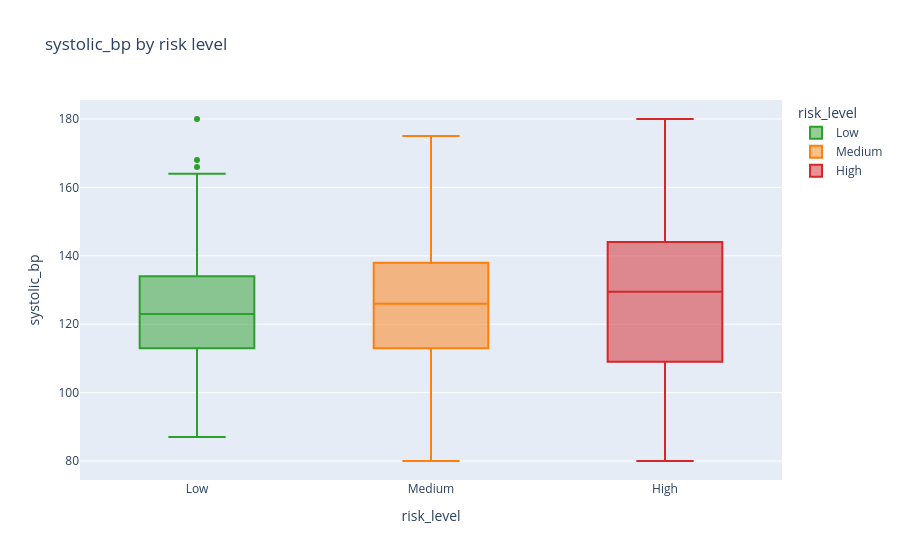
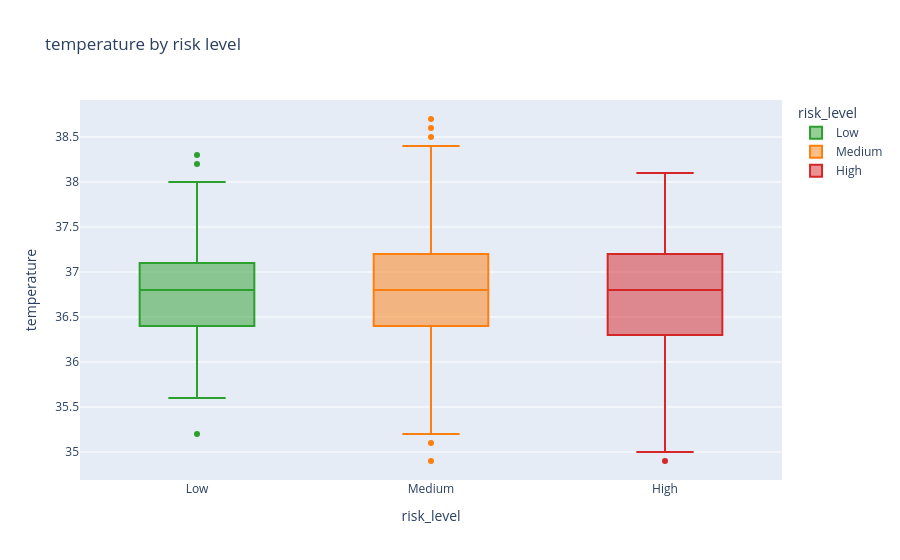
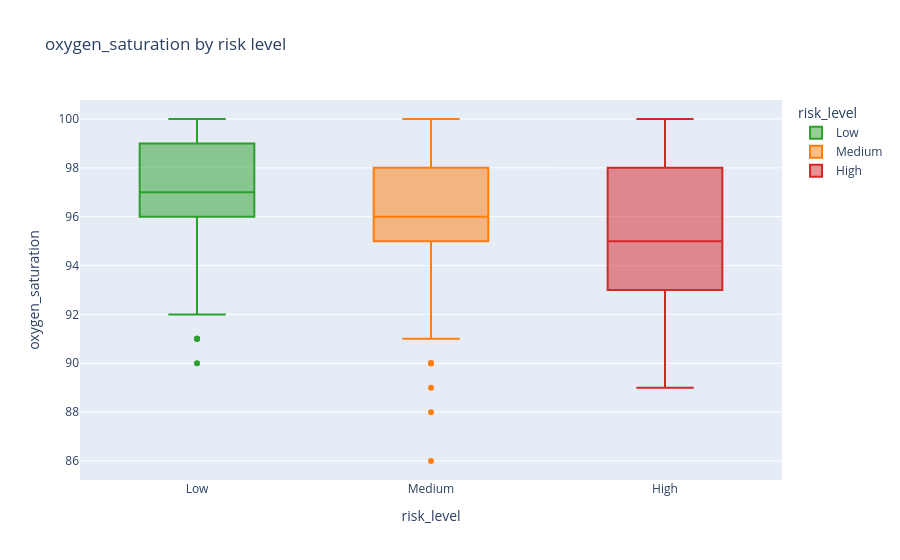

The notebook cell saved with these charts, in order:
### Markdown cell above
## 5. Vitals vs risk (box plots)

### Code cell
for col in ["systolic_bp", "temperature", "oxygen_saturation"]:
    fig = px.box(df, x="risk_level", y=col, category_orders={"risk_level": order},
                 color="risk_level",
                 color_discrete_map={"Low": "#2ca02c", "Medium": "#ff7f0e", "High": "#d62728"},
                 title=f"{col} by risk level")
    fig.show()

### Figure 1 — Plotly figure (JSON) as saved in the notebook; plotly's stock layout.template omitted (floating-point values rounded to 4 significant figures; data arrays with more than 128 entries replaced by an {"elided": "..."} marker saying what was removed)
{"data": [{"alignmentgroup": "True", "hovertemplate": "risk_level=%{x}<br>systolic_bp=%{y}<extra></extra>", "legendgroup": "Low", "marker": {"color": "#2ca02c"}, "name": "Low", "notched": false, "offsetgroup": "Low", "orientation": "v", "showlegend": true, "x": {"elided": "363 str values"}, "x0": " ", "xaxis": "x", "y": {"elided": "363 int values"}, "y0": " ", "yaxis": "y", "type": "box"}, {"alignmentgroup": "True", "hovertemplate": "risk_level=%{x}<br>systolic_bp=%{y}<extra></extra>", "legendgroup": "Medium", "marker": {"color": "#ff7f0e"}, "name": "Medium", "notched": false, "offsetgroup": "Medium", "orientation": "v", "showlegend": true, "x": {"elided": "515 str values"}, "x0": " ", "xaxis": "x", "y": {"elided": "515 int values"}, "y0": " ", "yaxis": "y", "type": "box"}, {"alignmentgroup": "True", "hovertemplate": "risk_level=%{x}<br>systolic_bp=%{y}<extra></extra>", "legendgroup": "High", "marker": {"color": "#d62728"}, "name": "High", "notched": false, "offsetgroup": "High", "orientation": "v", "showlegend": true, "x": ["High", "High", "High", "High", "High", "High", "High", "High", "High", "High", "High", "High", "High", "High", "High", "High", "High", "High", "High", "High", "High", "High", "High", "High", "High", "High", "High", "High", "High", "High", "High", "High", "High", "High", "High", "High", "High", "High", "High", "High", "High", "High", "High", "High", "High", "High", "High", "High", "High", "High", "High", "High", "High", "High", "High", "High", "High", "High", "High", "High", "High", "High", "High", "High", "High", "High", "High", "High", "High", "High", "High", "High", "High", "High", "High", "High", "High", "High", "High", "High", "High", "High", "High", "High", "High", "High", "High", "High", "High", "High", "High", "High", "High", "High", "High", "High", "High", "High", "High", "High", "High", "High", "High", "High", "High", "High", "High", "High", "High", "High", "High", "High", "High", "High", "High", "High", "High", "High", "High", "High", "High", "High"], "x0": " ", "xaxis": "x", "y": [148, 130, 88, 138, 140, 144, 122, 85, 131, 157, 145, 150, 151, 128, 107, 94, 123, 119, 107, 90, 153, 147, 93, 148, 106, 150, 109, 146, 137, 114, 118, 102, 131, 151, 135, 156, 90, 115, 140, 97, 130, 169, 180, 126, 113, 126, 160, 141, 140, 80, 93, 147, 119, 114, 166, 149, 136, 144, 167, 121, 129, 134, 123, 116, 146, 169, 96, 143, 161, 112, 135, 144, 179, 132, 125, 93, 98, 112, 100, 100, 99, 143, 145, 101, 143, 95, 140, 99, 142, 118, 80, 119, 104, 87, 117, 144, 132, 141, 117, 145, 138, 96, 141, 135, 124, 126, 98, 132, 80, 108, 133, 120, 137, 133, 127, 105, 127, 144, 158, 119, 151, 109], "y0": " ", "yaxis": "y", "type": "box"}], "layout": {"xaxis": {"anchor": "y", "domain": [0.0, 1.0], "title": {"text": "risk_level"}, "categoryorder": "array", "categoryarray": ["Low", "Medium", "High"]}, "yaxis": {"anchor": "x", "domain": [0.0, 1.0], "title": {"text": "systolic_bp"}}, "legend": {"title": {"text": "risk_level"}, "tracegroupgap": 0}, "title": {"text": "systolic_bp by risk level"}, "boxmode": "overlay"}}

### Figure 2 — Plotly figure (JSON) as saved in the notebook; plotly's stock layout.template omitted (floating-point values rounded to 4 significant figures; data arrays with more than 128 entries replaced by an {"elided": "..."} marker saying what was removed)
{"data": [{"alignmentgroup": "True", "hovertemplate": "risk_level=%{x}<br>temperature=%{y}<extra></extra>", "legendgroup": "Low", "marker": {"color": "#2ca02c"}, "name": "Low", "notched": false, "offsetgroup": "Low", "orientation": "v", "showlegend": true, "x": {"elided": "363 str values"}, "x0": " ", "xaxis": "x", "y": {"elided": "363 float values"}, "y0": " ", "yaxis": "y", "type": "box"}, {"alignmentgroup": "True", "hovertemplate": "risk_level=%{x}<br>temperature=%{y}<extra></extra>", "legendgroup": "Medium", "marker": {"color": "#ff7f0e"}, "name": "Medium", "notched": false, "offsetgroup": "Medium", "orientation": "v", "showlegend": true, "x": {"elided": "515 str values"}, "x0": " ", "xaxis": "x", "y": {"elided": "515 float values"}, "y0": " ", "yaxis": "y", "type": "box"}, {"alignmentgroup": "True", "hovertemplate": "risk_level=%{x}<br>temperature=%{y}<extra></extra>", "legendgroup": "High", "marker": {"color": "#d62728"}, "name": "High", "notched": false, "offsetgroup": "High", "orientation": "v", "showlegend": true, "x": ["High", "High", "High", "High", "High", "High", "High", "High", "High", "High", "High", "High", "High", "High", "High", "High", "High", "High", "High", "High", "High", "High", "High", "High", "High", "High", "High", "High", "High", "High", "High", "High", "High", "High", "High", "High", "High", "High", "High", "High", "High", "High", "High", "High", "High", "High", "High", "High", "High", "High", "High", "High", "High", "High", "High", "High", "High", "High", "High", "High", "High", "High", "High", "High", "High", "High", "High", "High", "High", "High", "High", "High", "High", "High", "High", "High", "High", "High", "High", "High", "High", "High", "High", "High", "High", "High", "High", "High", "High", "High", "High", "High", "High", "High", "High", "High", "High", "High", "High", "High", "High", "High", "High", "High", "High", "High", "High", "High", "High", "High", "High", "High", "High", "High", "High", "High", "High", "High", "High", "High", "High", "High"], "x0": " ", "xaxis": "x", "y": [36.6, 37.9, 37.0, 37.3, 36.2, 37.0, 36.5, 35.5, 36.2, 37.0, 37.3, 37.3, 36.0, 35.0, 35.3, 36.9, 36.3, 34.9, 37.3, 37.4, 37.0, 37.8, 36.0, 36.7, 37.0, 36.7, 36.8, 37.0, 36.5, 36.9, 37.5, 36.6, 36.8, 35.8, 37.0, 38.0, 36.4, 35.4, 36.0, 36.5, 36.4, 35.7, 37.1, 38.1, 36.3, 37.6, 36.9, 37.4, 36.3, 36.4, 37.0, 36.5, 36.3, 35.2, 36.4, 37.3, 35.9, 37.1, 37.3, 36.5, 35.7, 36.2, 36.4, 36.6, 36.2, 36.2, 37.9, 36.4, 36.2, 37.3, 37.7, 37.1, 35.1, 36.8, 36.2, 36.7, 36.8, 36.8, 36.9, 36.2, 36.9, 36.4, 36.5, 36.3, 37.2, 37.6, 38.0, 37.8, 37.7, 36.9, 35.9, 37.5, 35.7, 36.5, 38.0, 36.3, 36.4, 37.4, 37.2, 35.6, 37.0, 37.2, 36.8, 38.0, 37.0, 37.5, 36.8, 37.0, 37.3, 36.6, 37.0, 37.3, 35.8, 36.1, 36.5, 37.6, 36.6, 36.7, 37.4, 36.4, 36.4, 37.1], "y0": " ", "yaxis": "y", "type": "box"}], "layout": {"xaxis": {"anchor": "y", "domain": [0.0, 1.0], "title": {"text": "risk_level"}, "categoryorder": "array", "categoryarray": ["Low", "Medium", "High"]}, "yaxis": {"anchor": "x", "domain": [0.0, 1.0], "title": {"text": "temperature"}}, "legend": {"title": {"text": "risk_level"}, "tracegroupgap": 0}, "title": {"text": "temperature by risk level"}, "boxmode": "overlay"}}

### Figure 3 — Plotly figure (JSON) as saved in the notebook; plotly's stock layout.template omitted (floating-point values rounded to 4 significant figures; data arrays with more than 128 entries replaced by an {"elided": "..."} marker saying what was removed)
{"data": [{"alignmentgroup": "True", "hovertemplate": "risk_level=%{x}<br>oxygen_saturation=%{y}<extra></extra>", "legendgroup": "Low", "marker": {"color": "#2ca02c"}, "name": "Low", "notched": false, "offsetgroup": "Low", "orientation": "v", "showlegend": true, "x": {"elided": "363 str values"}, "x0": " ", "xaxis": "x", "y": {"elided": "363 int values"}, "y0": " ", "yaxis": "y", "type": "box"}, {"alignmentgroup": "True", "hovertemplate": "risk_level=%{x}<br>oxygen_saturation=%{y}<extra></extra>", "legendgroup": "Medium", "marker": {"color": "#ff7f0e"}, "name": "Medium", "notched": false, "offsetgroup": "Medium", "orientation": "v", "showlegend": true, "x": {"elided": "515 str values"}, "x0": " ", "xaxis": "x", "y": {"elided": "515 int values"}, "y0": " ", "yaxis": "y", "type": "box"}, {"alignmentgroup": "True", "hovertemplate": "risk_level=%{x}<br>oxygen_saturation=%{y}<extra></extra>", "legendgroup": "High", "marker": {"color": "#d62728"}, "name": "High", "notched": false, "offsetgroup": "High", "orientation": "v", "showlegend": true, "x": ["High", "High", "High", "High", "High", "High", "High", "High", "High", "High", "High", "High", "High", "High", "High", "High", "High", "High", "High", "High", "High", "High", "High", "High", "High", "High", "High", "High", "High", "High", "High", "High", "High", "High", "High", "High", "High", "High", "High", "High", "High", "High", "High", "High", "High", "High", "High", "High", "High", "High", "High", "High", "High", "High", "High", "High", "High", "High", "High", "High", "High", "High", "High", "High", "High", "High", "High", "High", "High", "High", "High", "High", "High", "High", "High", "High", "High", "High", "High", "High", "High", "High", "High", "High", "High", "High", "High", "High", "High", "High", "High", "High", "High", "High", "High", "High", "High", "High", "High", "High", "High", "High", "High", "High", "High", "High", "High", "High", "High", "High", "High", "High", "High", "High", "High", "High", "High", "High", "High", "High", "High", "High"], "x0": " ", "xaxis": "x", "y": [100, 98, 94, 99, 95, 98, 95, 98, 93, 98, 95, 95, 93, 100, 95, 99, 90, 98, 98, 93, 92, 95, 100, 98, 96, 98, 92, 97, 89, 97, 97, 93, 96, 99, 100, 94, 96, 95, 97, 96, 93, 95, 98, 98, 99, 100, 97, 96, 95, 94, 94, 93, 90, 96, 93, 95, 91, 93, 92, 93, 91, 95, 100, 94, 95, 97, 98, 93, 99, 93, 93, 91, 97, 94, 93, 97, 99, 92, 93, 96, 96, 95, 94, 96, 95, 97, 100, 99, 95, 94, 98, 91, 96, 100, 91, 94, 93, 96, 93, 94, 99, 93, 97, 96, 97, 92, 94, 94, 96, 97, 95, 98, 95, 94, 94, 93, 100, 90, 100, 100, 96, 95], "y0": " ", "yaxis": "y", "type": "box"}], "layout": {"xaxis": {"anchor": "y", "domain": [0.0, 1.0], "title": {"text": "risk_level"}, "categoryorder": "array", "categoryarray": ["Low", "Medium", "High"]}, "yaxis": {"anchor": "x", "domain": [0.0, 1.0], "title": {"text": "oxygen_saturation"}}, "legend": {"title": {"text": "risk_level"}, "tracegroupgap": 0}, "title": {"text": "oxygen_saturation by risk level"}, "boxmode": "overlay"}}
